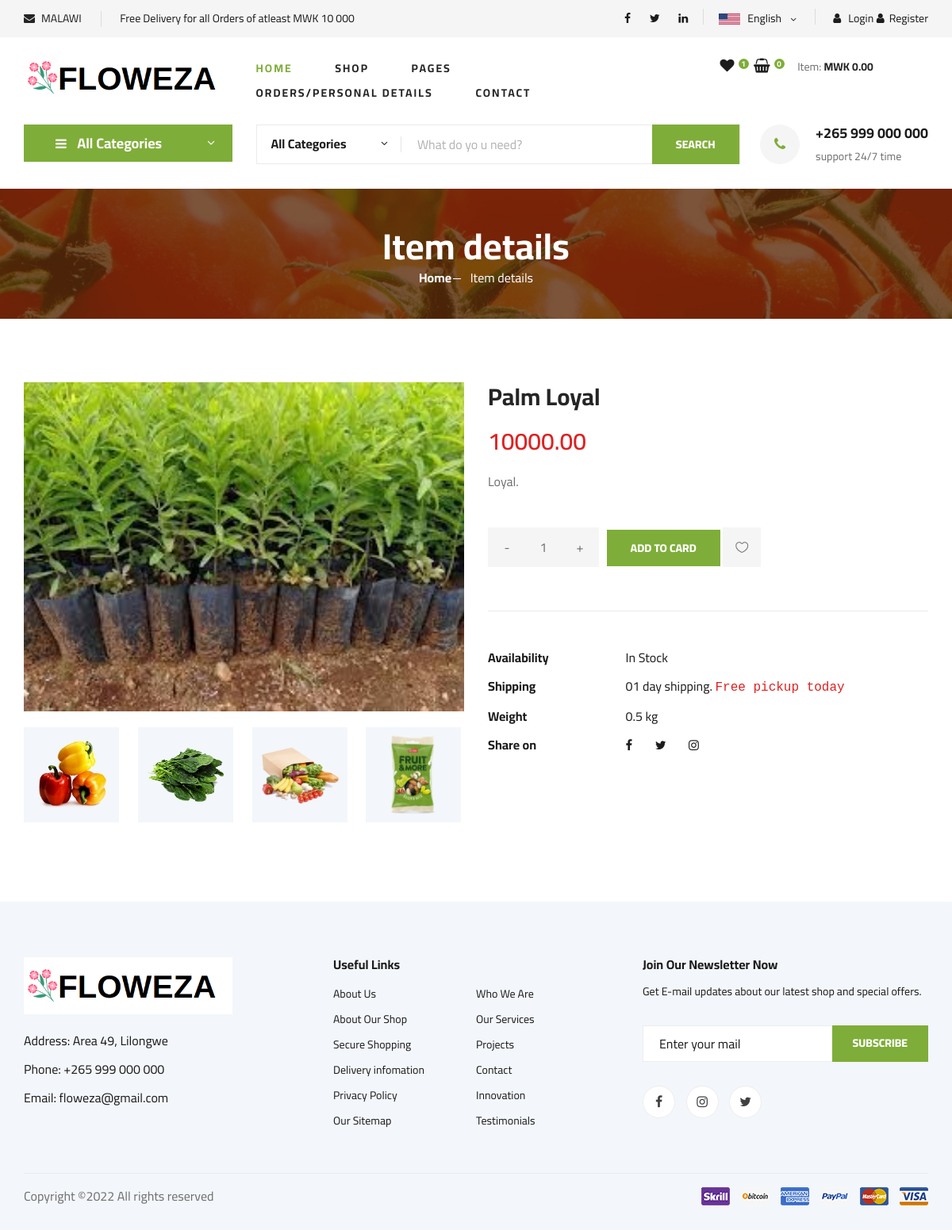
The app's page /item_details/1/ with its own data.
### inventory/models.py (models this page shows, shortened)
class Item(models.Model):
    item_name = models.CharField(max_length=100)
    item_description = models.TextField()
    image = models.ImageField(default="ecom_product6_b.png", upload_to='items/', null=True, blank=True)
    price = MoneyField(max_digits=14, decimal_places=2, default_currency='MWK')
    discount_price = MoneyField(max_digits=14, null=True, blank=True, decimal_places=2, default_currency='MWK')
    category = models.ForeignKey(ItemCategory, on_delete=models.CASCADE)
    quantity_at_hand = models.IntegerField(default=0)
    active = models.BooleanField(default=True)
    slug = models.SlugField(unique=True)
    def selling_price(self):
        if self.discount_price:
            return self.discount_price
        else:
            return self.price

### mainapp/views.py (the view)
# urls.py: path('item_details/<int:id>/', item_details, name = 'item_details'),
def item_details(request, id):
    item = get_object_or_404(Item, id = id)
    context = {
        'item':item,
        'title':'Floweza MIS',
        'header': 'Item details',
    }
    return render(request, 'item_details.html', context)

### basket/basket.py (called while the page is built)
    def __len__(self):
        return sum(item["qty"] for item in self.basket.values())

### basket/context_processors.py (called while the page is built)
def basket(request):
    return {'basket': Basket(request)}

### mainapp/templates/item_details.html (shortened to what this page needs)
{% extends 'base_mainapp.html' %}
{% load static %}
{% block body %}
    {% include 'page_hero_for_selected_pages.html' %}
<section class="product-details spad">
    <div class="container">
        <div class="row">
            <div class="col-lg-6 col-md-6">
                <div class="product__details__pic">
                    <div class="product__details__pic__item">
                        <img class="product__details__pic__item--large"
                            src="{{item.image.url}}" alt="">
                    </div>
                    <div class="product__details__pic__slider owl-carousel">
                        <img data-imgbigurl="img/product/details/product-details-2.jpg"
                            src="img/product/details/thumb-1.jpg" alt="">
                        <img data-imgbigurl="img/product/details/product-details-3.jpg"
                            src="img/product/details/thumb-2.jpg" alt="">
                        <img data-imgbigurl="img/product/details/product-details-5.jpg"
                            src="img/product/details/thumb-3.jpg" alt="">
                        <img data-imgbigurl="img/product/details/product-details-4.jpg"
                            src="img/product/details/thumb-4.jpg" alt="">
                    </div>
                </div>
            </div>
            <div class="col-lg-6 col-md-6">
                <div class="product__details__text">
                    <h3>{{item.item_name}}</h3>
                    <div class="product__details__price">{{item.selling_price}}</div>
                    <p>{{item.item_description}}.</p>
                <form action="{% url 'basket:basket_add' item.id %}" method="post">
                    <div class="product__details__quantity">
                        <div class="quantity">
                            <div class="pro-qty">
                                <input type="text" name="qty" id="qty" value="1">
                            </div>
                        </div>
                    </div>
                    <button class="site-btn" type="submit">ADD TO CARD</button>
                    <a href="#" class="heart-icon"><span class="icon_heart_alt"></span></a>
                </form>
                    <ul>
                        <li><b>Availability</b> <span>In Stock</span></li>
                        <li><b>Shipping</b> <span>01 day shipping. <samp>Free pickup today</samp></span></li>
                        <li><b>Weight</b> <span>0.5 kg</span></li>
                        <li><b>Share on</b>
                            <div class="share">
                                <a href="#"><i class="fa fa-facebook"></i></a>
                                <a href="#"><i class="fa fa-twitter"></i></a>
                                <a href="#"><i class="fa fa-instagram"></i></a>
                            </div>
                        </li>
                    </ul>
                </div>
            </div>
        </div>
    </div>
</section>
{% endblock body %}

### mainapp/static/css/style.css (style rules this page uses)
html, body { height: 100%; font-family: "Cairo", sans-serif; -webkit-font-smoothing: antialiased; font-smoothing: antialiased; }
h1, h2, h3, h4, h5, h6 { margin: 0; color: #111111; font-weight: 400; font-family: "Cairo", sans-serif; }
h3 { font-size: 30px; }
p { font-size: 16px; font-family: "Cairo", sans-serif; color: #6f6f6f; font-weight: 400; line-height: 26px; margin: 0 0 15px 0; }
img { max-width: 100%; }
ul, ol { padding: 0; margin: 0; }
.spad { padding-top: 100px; padding-bottom: 100px; }
.site-btn { font-size: 14px; color: #ffffff; font-weight: 800; text-transform: uppercase; display: inline-block; padding: 13px 30px 12px; background: #7fad39; border: none; }
.product-details { padding-top: 80px; }
.product__details__pic__item { margin-bottom: 20px; }
.product__details__pic__item img { min-width: 100%; }
.product__details__pic__slider img { cursor: pointer; }
.product__details__pic__slider.owl-carousel .owl-item img { width: auto; }
.product__details__text h3 { color: #252525; font-weight: 700; margin-bottom: 16px; }
.product__details__text .product__details__price { font-size: 30px; color: #dd2222; font-weight: 600; margin-bottom: 15px; }
.product__details__text p { margin-bottom: 45px; }
.product__details__text .heart-icon { display: inline-block; font-size: 16px; color: #6f6f6f; padding: 13px 16px 13px; background: #f5f5f5; }
.product__details__text ul { border-top: 1px solid #ebebeb; padding-top: 40px; margin-top: 50px; }
.product__details__text ul li { font-size: 16px; color: #1c1c1c; list-style: none; line-height: 36px; }
.product__details__text ul li b { font-weight: 700; width: 170px; display: inline-block; }
.product__details__text ul li span samp { color: #dd2222; }
.product__details__text ul li .share { display: inline-block; }
.product__details__text ul li .share a { display: inline-block; font-size: 15px; color: #1c1c1c; margin-right: 25px; }
.product__details__text ul li .share a:last-child { margin-right: 0; }
.product__details__quantity { display: inline-block; margin-right: 6px; }
.pro-qty { width: 140px; height: 50px; display: inline-block; position: relative; text-align: center; background: #f5f5f5; margin-bottom: 5px; }
.pro-qty input { height: 100%; width: 100%; font-size: 16px; color: #6f6f6f; width: 50px; border: none; background: #f5f5f5; text-align: center; }
@media only screen and (min-width: 1200px) { .container { max-width: 1170px; } }

### records on screen
Item: image (picture), item_name "Palm Loyal", selling_price "10000.00", item_description "Loyal"

### other values on screen
{{ basket|length }} "0"
{{ header }} "Item details"
